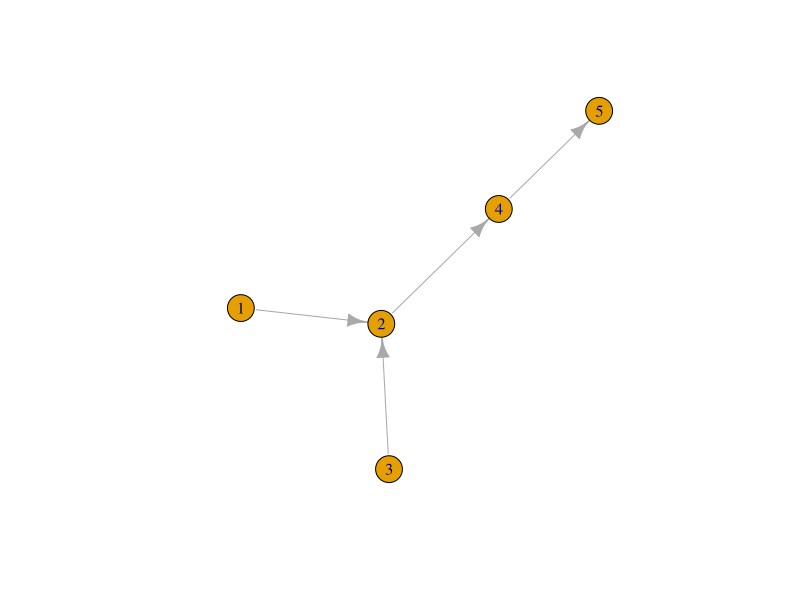

This chart was generated by the following R code:
# Tutorial básico de iGraph

library(igraph)
library(tidyverse)

## Tipos de grafos -----------------------------------------------------------

# Grafo vacío
g_vacio <- graph.empty(n = 10, directed = TRUE)

# Grafo completo
g_complete <- graph.full(n = 10, directed = FALSE, loops = FALSE)

# Estrellas
g_star_out <- graph.star(n = 10, mode = "out")
g_star_in <- graph.star(n = 10, mode = "in")

# Anillos
g_ring <- graph.ring(n = 10)

# Un grafo a partir de una lista de aristas
edges <- c(1,2, 3,2, 2,4)
g <- graph(edges, n = max(edges), directed = TRUE)
# -----------------------------------------------------------------------------

## Información de la estructura del grafo

# Recuento de vértices
vcount(g)

# Recuento de aristas
ecount(g)

# ¿Cuáles son los vecinos del nodo 2 del grafo?
neighbors(g, V(g)[2], mode = 1)

# ¿Cuáles son las aristas que están conectadas con el nodo 2?
incident(g, V(g)[2], mode=c("all", "out", "in", "total")) # Basta 1 opción
incident(g, V(g)[2], mode=c("out"))

# Booleano para saber si es un grafo completamente conectado
is.directed(g)

# Booleano para determinar si dos nodos concretos están conectados
are.connected(g, V(g)[1], V(g)[3])

# Para obtener una lista de las aristas
get.edgelist(g)

# Para obtener la secuencia de vértices
V(g)

# Para obtener la secuencia de aristas
E(g, P=NULL, path=NULL, directed=T)

# -----------------------------------------------------------------------------

## Modificación de grafos

# Añadir un vértice (con una arista)
h <- g %>% add_vertices(1, attr = list()) %>% add_edges(c(4,5))
#------------------------------------------------------------------------------

## Visualización, guardado, importación y exportación de grafos

# Visualización
plot(h)

# Guardar el grafo en pdf
pdf("h.pdf")

# Importación de grafos
# i_1 <- read.graph("blablabla.txt", format="edgelist") # desde lista de aristas

# i_2 <- read.table("blablabla.txt", header=FALSE, as.is=T) # desde datatable
# i_2 <- graph_from_data_frame(d=i_2, directed=FALSE) 

# i_3 <- read.csv("blablabla.txt", header=TRUE,row.names=1,check.names=FALSE)
# i_3 <- as.matrix(i_3)
# i_3 <- graph.adjacency(i_3, mode = "directed", weighted=TRUE, diag = FALSE)

# Exortación de grafos
# write.graph(g, file = 'my_graph.txt', format = "edgelist")

# Advanced
# https://www.jessesadler.com/post/network-analysis-with-r/